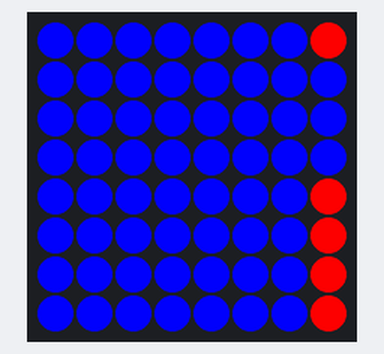
The program below on a simulated Raspberry Pi (BCM pin numbers) with a Sense HAT. Shown: the Sense HAT's 8×8 RGB LED matrix. Random numbers come from a fixed seed. At 0.0 s the program stops and its outputs stay as they are.

Above: at 0.1 s.

The program:

main.py
```python
from sense_hat import SenseHat
from random import randint

sense = SenseHat()

RED = (255, 0, 0)
BLUE = (0, 0, 255)

matrix = [[BLUE for column in range(8)] for row in range(8)]


def flatten(matrix):
    flattened = [pixel for row in matrix for pixel in row]
    return flattened


def gen_pipes(matrix):
    for row in matrix:
        row[-1] = RED
    gap = randint(1, 6)
    matrix[gap][-1] = BLUE
    matrix[gap - 1][-1] = BLUE
    matrix[gap + 1][-1] = BLUE
    return matrix


matrix = gen_pipes(matrix)
matrix = flatten(matrix)
sense.set_pixels(matrix)
```
